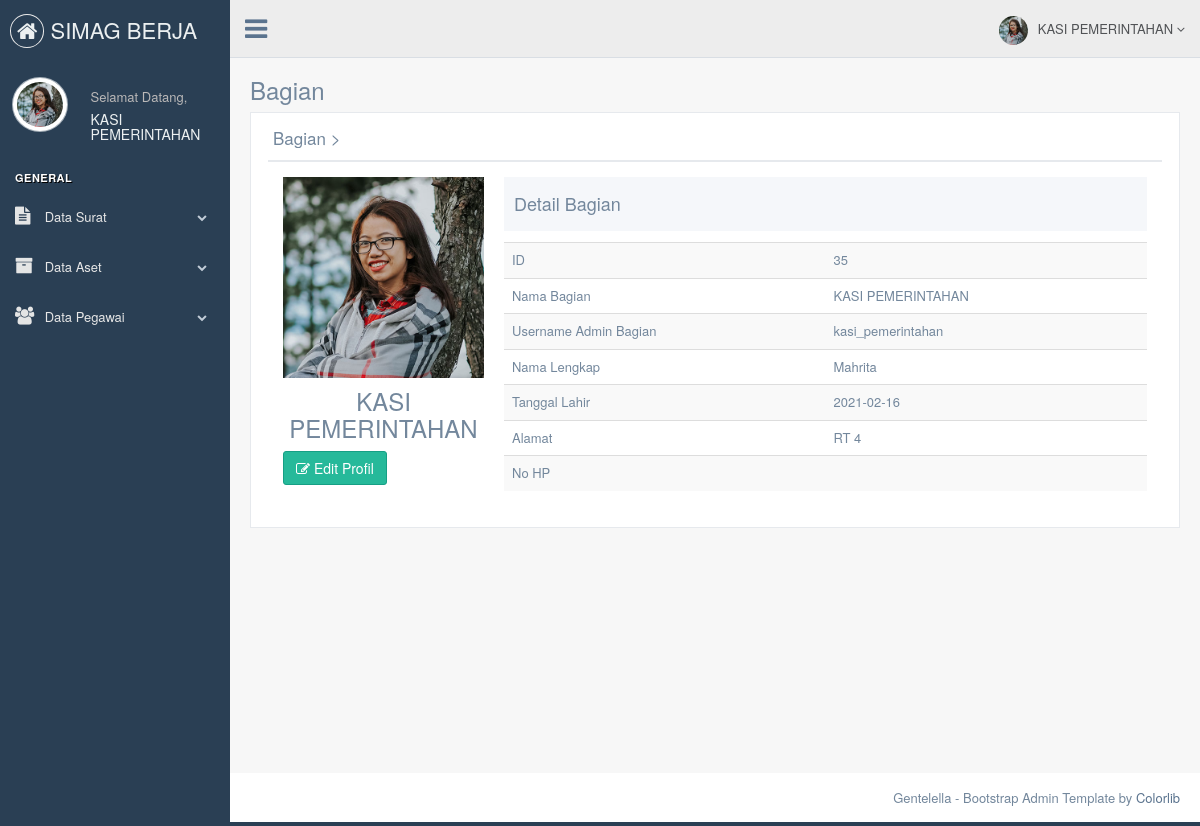
The app's page /bagian/profile.php (signed in) with its own data.
### tables this page shows
CREATE TABLE `tb_bagian` (
  `id_bagian` int(11) NOT NULL,
  `nama_bagian` varchar(120) NOT NULL,
  `username_admin_bagian` varchar(50) NOT NULL,
  `password_bagian` varchar(50) NOT NULL,
  `nama_lengkap` varchar(70) NOT NULL,
  `tanggal_lahir_bagian` date NOT NULL,
  `alamat` text NOT NULL,
  `nik_bagian` varchar(16) NOT NULL,
  `gambar` varchar(255) NOT NULL
);

### bagian/profile.php (the view, shortened to what this page needs)
<!DOCTYPE html>
<html lang="en">
  <head>
    <link href="../assets/vendors/bootstrap/dist/css/bootstrap.min.css" rel="stylesheet">
    <link href="../assets/vendors/font-awesome/css/font-awesome.min.css" rel="stylesheet">
    <link href="../assets/vendors/nprogress/nprogress.css" rel="stylesheet">
    <link href="../assets/vendors/iCheck/skins/flat/green.css" rel="stylesheet">
    <link href="../assets/vendors/google-code-prettify/bin/prettify.min.css" rel="stylesheet">
    <link href="../assets/vendors/select2/dist/css/select2.min.css" rel="stylesheet">
    <link href="../assets/vendors/switchery/dist/switchery.min.css" rel="stylesheet">
    <link href="../assets/vendors/bootstrap-daterangepicker/daterangepicker.css" rel="stylesheet">
    <link href="../assets/vendors/bootstrap-datetimepicker/build/css/bootstrap-datetimepicker.css" rel="stylesheet">
    <link href="../assets/vendors/starrr/dist/starrr.css" rel="stylesheet">
    <link href="../assets/vendors/bootstrap-daterangepicker/daterangepicker.css" rel="stylesheet">
    <link href="../assets/build/css/custom.min.css" rel="stylesheet">
  </head>
  <body class="nav-md">
    <div class="container body">
      <div class="main_container">
        <?php
        include("sidebarmenu.php");
        ?>
        <?php
        include("header.php");
        ?>
        <div class="right_col" role="main">
          <div class="">
            <div class="page-title">
              <div class="title_left">
                <h3>Bagian</h3>
              </div>
            </div>
            <div class="clearfix"></div>
            <div class="row">
              <div class="col-md-12 col-sm-12 col-xs-12">
                <div class="x_panel">
                  <div class="x_title">
                    <h2>Bagian ><small>Profil Bagian</small></h2>
                    <div class="clearfix"></div>
                  </div>
                          <?php include '../koneksi/koneksi.php';
                          $sql  		= "SELECT * FROM tb_bagian where id_bagian='".$_SESSION['id']."'";
                          $query  	= mysqli_query($db, $sql);
                          $data 		= mysqli_fetch_array($query);?>
                  <div class="x_content">
                    <div class="col-md-3 col-sm-3 col-xs-12 profile_left">
                      <div class="profile_img">
                        <div id="crop-avatar">
                          <img class="img-responsive avatar-view" src="images/<?php echo $data['gambar'];?>" alt="Avatar" title="Change the avatar">
                        </div>
                      </div>
                      <h3 align="center"><?php echo $data['nama_bagian']?></h3>
                       <a href="editprofile.php"><button type="button" class="btn btn-success"><i class="fa fa-edit m-right-xs"></i> Edit Profil</button></a>
                      <br />
                    </div>
                    <div class="col-md-9 col-sm-9 col-xs-12">
                      <div class="profile_title">
                        <div class="col-md-6">
                          <h2>Detail Bagian </h2>
                        </div>
                      </div>
                      <div class="x_content">
                    </div>
                    <table class="table table-striped">
                      <tbody>
                        <tr>
                          <td width="50%">ID</td>
                          <td><?php echo $data['id_bagian']?></td>
                        </tr>
                        <tr>
                          <td>Nama Bagian</td>
                          <td><?php echo $data['nama_bagian']?></td>
                        </tr>
                        <tr>
                          <td>Username Admin Bagian</td>
                          <td><?php echo $data['username_admin_bagian']?></td>
                        </tr>
                        <tr>
                          <td>Nama Lengkap</td>
                          <td><?php echo $data['nama_lengkap']?></td>
                        </tr>
                        <tr>
                          <td>Tanggal Lahir</td>
                          <td><?php echo $data['tanggal_lahir_bagian']?></td>
                        </tr>
                        <tr>
                          <td>Alamat</td>
                          <td><?php echo $data['alamat']?></td>
                        </tr>
                           <tr>
                          <td>No HP</td>
                          <td><?php echo $data['no_hp_bagian']?></td>
                        </tr>
                      </tbody>
                    </table>
                  </div>
                    </div>
                  </div>
                </div>
              </div>
            </div>
          </div>
        </div>
        <footer>
          <div class="pull-right">
            Gentelella - Bootstrap Admin Template by <a href="https://colorlib.com">Colorlib</a>
          </div>
          <div class="clearfix"></div>
        </footer>
      </div>
  </body>
</html>

### bagian/sidebarmenu.php (shortened to what this page needs)
<?php
	 include '../koneksi/koneksi.php';
			$sql  		= "SELECT * FROM tb_bagian where id_bagian='".$_SESSION['id']."'";
			$query  	= mysqli_query($db, $sql);
			$data 		= mysqli_fetch_array($query);
      ?>
      <div class="col-md-3 left_col">
        <div class="left_col scroll-view">
          <div class="navbar nav_title" style="border: 0;">
            <a href="index.php" class="site_title"><i class="fa fa-home"></i> <span> SIMAG BERJA</span></a>
          </div>
          <div class="profile clearfix">
            <div class="profile_pic">
              <img src="images/<?php echo $data['gambar']; ?>" height="55" width="55" alt="" class="img-circle profile_img">
            </div>
            <div class="profile_info">
              <span>Selamat Datang,</span>
              <h2><?php echo $_SESSION['nama'];?></h2>
            </div>
          </div>
          <br />
          <div id="sidebar-menu" class="main_menu_side hidden-print main_menu">
            <div class="menu_section">
              <h3>General</h3>
              <ul class="nav side-menu">
                <li><a><i class="fa fa-file-text"></i> Data Surat <span class="fa fa-chevron-down"></span></a>
                </li>
                <li><a><i class="fa fa-archive"></i> Data Aset <span class="fa fa-chevron-down"></span></a>
                </li>
                <li><a><i class="fa fa-users"></i> Data Pegawai <span class="fa fa-chevron-down"></span></a>
                  </li>
              </ul>
            </div>
          </div>
        </div>
      </div>

### bagian/header.php (shortened to what this page needs)
<?php
include '../koneksi/koneksi.php';
$sql  		= "SELECT * FROM tb_bagian where id_bagian='".$_SESSION['id']."'";
$query  	= mysqli_query($db, $sql);
$data 		= mysqli_fetch_array($query);
?>
        <div class="top_nav">
          <div class="nav_menu">
            <nav>
              <div class="nav toggle">
                <a id="menu_toggle"><i class="fa fa-bars"></i></a>
              </div>
              <ul class="nav navbar-nav navbar-right">
                <li class="">
                  <a href="javascript:;" class="user-profile dropdown-toggle" data-toggle="dropdown" aria-expanded="false">
                    <img src="images/<?php echo $data['gambar']; ?>" alt=""><?php echo $_SESSION['nama'];?>
                    <span class=" fa fa-angle-down"></span>
                  </a>
                </li>
              </ul>
            </nav>
          </div>
        </div>

### records on screen
tb_bagian: gambar (picture), nama_bagian "KASI PEMERINTAHAN", id_bagian "35", username_admin_bagian "kasi_pemerintahan", nama_lengkap "Mahrita", tanggal_lahir_bagian "2021-02-16", alamat "RT 4"

### other values on screen
$_SESSION['nama'] "KASI PEMERINTAHAN"
